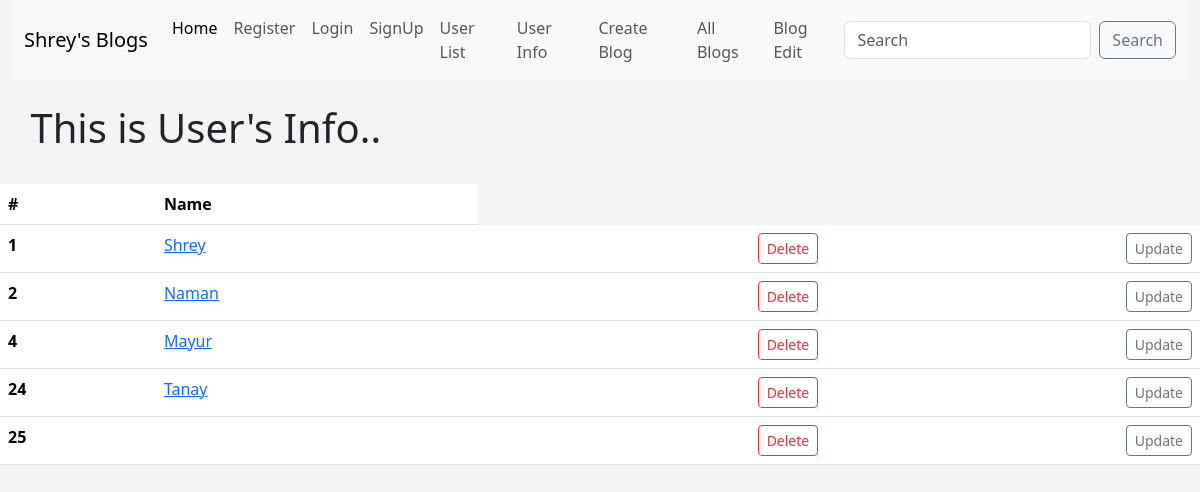
The page /user_info/ on the database as committed earlier.
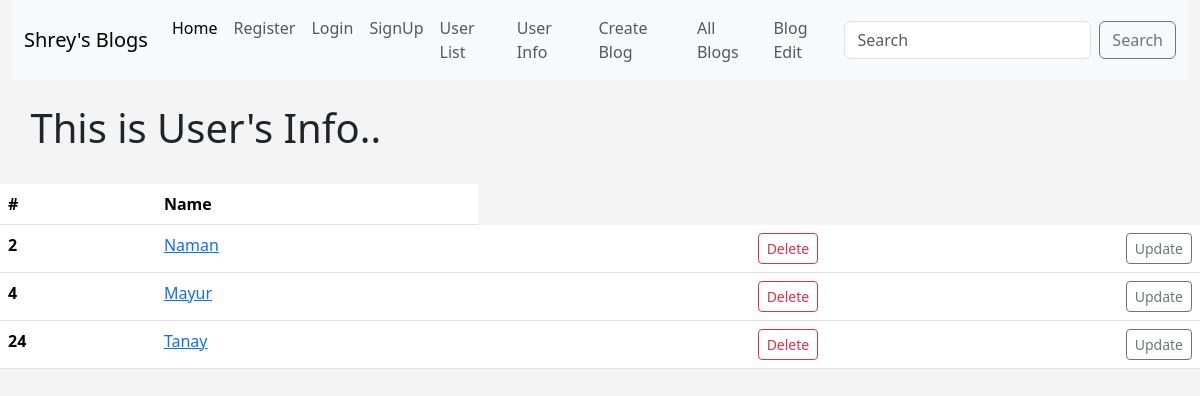
The same page on the database as committed later.
### home/models.py (models this page shows)
class Signup(models.Model):
    name = models.CharField(max_length=122)
    department = models.CharField(max_length=122, blank=True)
    email = models.CharField(max_length=40)
    password = models.CharField(max_length=15)
    date = models.DateField()
    def __str__(self):
        return self.name

### home/views.py (the view)
# urls.py: path('user_info/', views.user_info, name= "user_info"),
def user_info(request):
    user_info = Signup.objects.all()
    return render(request, 'user_info.html', {'user_info' : user_info})

### templates/user_info.html (shortened to what this page needs)
{% extends "base.html" %}
{% block body %}
    <br>
    <h1> &ensp; This is User's Info.. </h1>
    <br>
<table class="table table-hover">
    <thead>
      <tr>
        <th scope="col">#</th>
        <th scope="col">Name</th>
      </tr>
    </thead>
    <tbody>
        {% for  user in user_info %}
      <tr>
        <th scope="row">{{user.id}}</th>
        <td><a href = "{%url 'show_info' user.id %}">{{user}} </a></td>
        <td align="right"> <a class="btn btn-outline-danger btn-sm" href="{% url 'delete_user' user.id %}">  Delete </a> </td>
        <td align="right"> <a class="btn btn-outline-secondary btn-sm" href="{% url 'update_user' user.id %}">  Update </a> </td>
      </tr>
      {% endfor %}
    </tbody>
  </table>
{%endblock body%}

Rows that differ between the two databases and show on the page:
removed Signup: id "1", name "Shrey"
removed Signup: id "25"
